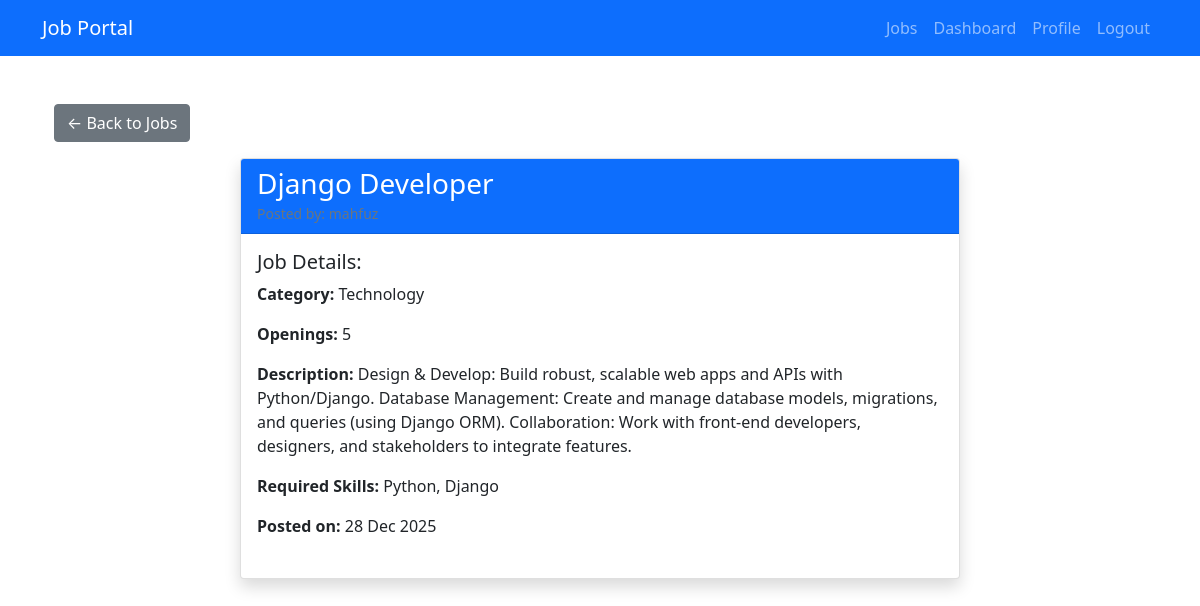
Page /job/1/ (signed in) on the committed database.
### JobPortal/models.py (models this page shows, shortened)
class Job(models.Model):
    CATEGORY_CHOICES = [
        ("tech", "Technology"),
        ("finance", "Finance"),
        ("healthcare", "Healthcare"),
        ("education", "Education"),
        ("other", "Other"),
    ]
    title = models.CharField(max_length=200)
    recruiter = models.ForeignKey(User, on_delete=models.CASCADE, related_name="jobs")
    number_of_openings = models.PositiveIntegerField()
    category = models.CharField(max_length=20, choices=CATEGORY_CHOICES)
    description = models.TextField()
    skills_required = models.TextField()
    created_at = models.DateTimeField(auto_now_add=True)

### JobPortal/views.py (the view)
# urls.py: path("job/<int:job_id>/", views.job_details, name="job_details"),
@login_required
def job_details(request, job_id):
    job = get_object_or_404(Job, id=job_id)
    applied = False
    if (
        request.user.is_authenticated
        and hasattr(request.user, "userprofile")
        and request.user.userprofile.user_type == "jobseeker"
    ):
        applied = Application.objects.filter(jobseeker=request.user, job=job).exists()
    return render(request, "portal/job_details.html", {"job": job, "applied": applied})

### JobPortal/templates/portal/job_details.html (shortened to what this page needs)
{% extends 'portal/base.html' %}
{% block content %}
<div class="container mt-5">
    <div class="mb-3">
        <a href="{% url 'portal:job_list' %}" class="btn btn-secondary">&larr; Back to Jobs</a>
    </div>
    <div class="row justify-content-center">
        <div class="col-md-8">
            <div class="card shadow">
                <div class="card-header bg-primary text-white">
                    <h3 class="card-title mb-0">{{ job.title }}</h3>
                    <small class="text-muted">Posted by: {{ job.recruiter.username }}</small>
                </div>
                <div class="card-body">
                    <div class="mb-4">
                        <h5>Job Details:</h5>
                        <p><strong>Category:</strong> {{ job.get_category_display }}</p>
                        <p><strong>Openings:</strong> {{ job.number_of_openings }}</p>
                        <p><strong>Description:</strong> {{ job.description }}</p>
                        <p><strong>Required Skills:</strong> {{ job.skills_required }}</p>
                        <p><strong>Posted on:</strong> {{ job.created_at|date:"d M Y" }}</p>
                    </div>
                </div>
            </div>
        </div>
    </div>
</div>
{% endblock %}

### rows in the picture
Job: title "Django Developer", category "Technology", number_of_openings "5", description "Design & Develop: Build robust, scalable web apps and APIs with Python/Django. Database Management: Create and manage database models, migrations, and queries (using Django ORM). Collaboration: Work with front-end developers, designers, and stakeholders to integrate features.", skills_required "Python, Django", created_at "28 Dec 2025"
